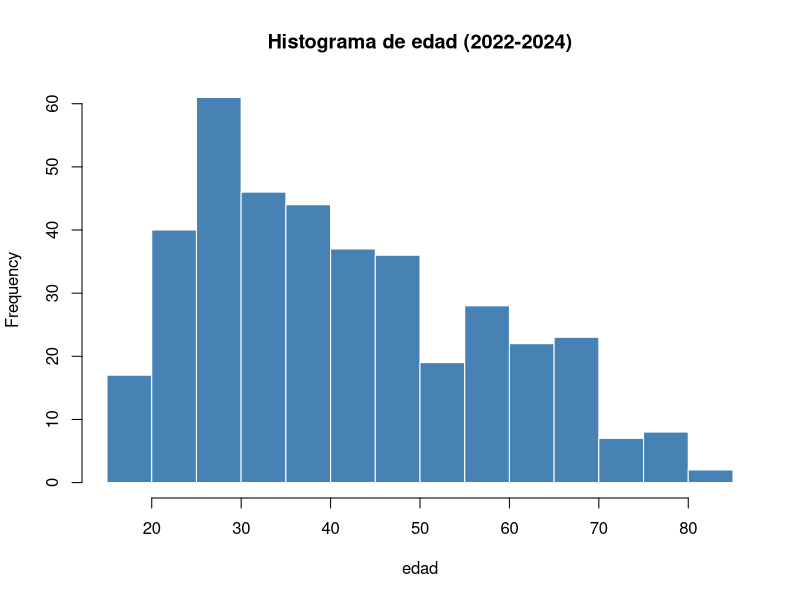

This figure's R source: (Note: this script raises an error after producing the figure.)
## ---- chunk 1
knitr::opts_chunk$set(echo = TRUE)
library(dplyr)
library(knitr)
library(kableExtra)
library(ggplot2)
M22L = read.csv("Datos2022Limpios.csv")
M23L = read.csv("Datos2023Limpios.csv")
M24L = read.csv("Datos2024Limpios.csv")

M2224 = bind_rows(M22L,M23L,M24L)

write.csv(M2224,"BasedeDatosMolec.csv",row.names = FALSE)
## ---- chunk 2
Datos_cuant_combinados1 = M2224["edad"]
par(mfrow = c(1,1))
for (v in names(Datos_cuant_combinados1)) {
  hist(Datos_cuant_combinados1[[v]], 
       main = paste("Histograma de", v, "(2022-2024)"), 
       xlab = v, col = "steelblue", border = "white",
       breaks = 20)
}
par(mfrow = c(1,1))
## ---- chunk 3
M22242 <- M2224 %>%
mutate(
sexo_cat = case_when(
!is.na(sexo) & sexo == 1 ~ "Hombre",
!is.na(sexo) & sexo == 2 ~ "Mujer",
TRUE ~ NA_character_
),
condact_cat = case_when(
!is.na(cond_act) & cond_act == 1 ~ "Trabaja",
!is.na(cond_act) & cond_act != 1 ~ "No trabaja",
TRUE ~ NA_character_
),
nivel_cat = case_when(
!is.na(nivel) & nivel <= 4 ~ "Bajo (≤4)",
!is.na(nivel) & nivel >= 7 ~ "Alto (≥7)",
!is.na(nivel) & nivel %in% 5:6 ~ "Medio (5-6)",
TRUE ~ NA_character_
)
)

vars_cat <- c("sexo_cat", "condact_cat", "nivel_cat")


freq_table <- function(df, var) {
df %>%
filter(!is.na(.data[[var]])) %>% # excluir NAs
count(!!sym(var)) %>% # frecuencia
mutate(
Porcentaje = round(100 * n / sum(n), 1) # porcentaje
) %>%
rename(Categoría = !!sym(var), Frecuencia = n) %>%
mutate(Variable = case_when(
var == "sexo_cat" ~ "Sexo",
var == "condact_cat" ~ "Condición de actividad",
var == "nivel_cat" ~ "Nivel educativo",
TRUE ~ var
)) %>%
select(Variable, Categoría, Frecuencia, Porcentaje)
}

tabla1_cualitativas <- bind_rows(lapply(vars_cat, function(v) freq_table(M22242, v)))


tabla1_cualitativas <- tabla1_cualitativas %>% arrange(Variable, desc(Frecuencia))

kable(
tabla1_cualitativas,
caption = "Distribución de frecuencias de variables cualitativas (2022-2024)",
align = c("l", "l", "r", "r"),
digits = 1
) %>%
kable_styling(full_width = FALSE, font_size = 9, bootstrap_options = c("striped", "condensed"))
## ---- chunk 4
par(mfrow = c(1, 2))

# Histograma para Nivel Bajo (≤4)
hist(LI1, 
     main = "Gasto en libros - Nivel educativo bajo (≤4)", 
     xlab = "Gasto (pesos)", 
     col = rgb(1,0,0,0.5), 
     border = "white",
     breaks = 30,
     ylim = c(0, max(c(length(LI1[LI1 < 5000]), length(LS1[LS1 < 5000])))),
     xlim = c(0, 10000))
legend("topright", 
       legend = "Nivel bajo (≤4)", 
       fill = rgb(1,0,0,0.5))

# Histograma para Nivel Alto (≥7)
hist(LS1, 
     main = "Gasto en libros - Nivel educativo alto (≥7)", 
     xlab = "Gasto (pesos)", 
     col = rgb(0,0,1,0.5), 
     border = "white",
     breaks = 150,
     ylim = c(0, max(c(length(LI1[LI1 < 10000]), length(LS1[LS1 < 10000])))),
     xlim = c(0, 10000))
# Añadir leyenda dentro del segundo histograma (opcional)
legend("topright", 
       legend = "Nivel alto (≥7)", 
       fill = rgb(0,0,1,0.5))

par(mfrow = c(1, 1))
## ---- chunk 5
par(mfrow = c(1,2))

# Histograma para quienes trabajan
hist(trabaja, 
     main = "Libros leídos - Trabaja", 
     xlab = "Número de libros", 
     col = "coral", 
     border = "white",
     breaks = 20)

# Histograma para quienes no trabajan
hist(no_trabaja, 
     main = "Libros leídos - No trabaja", 
     xlab = "Número de libros", 
     col = "lightgreen", 
     border = "white",
     breaks = 20)

par(mfrow = c(1,1))
## ---- chunk 6
boxplot(p7_3 ~ nivel, data = M2224,
        main = "Gasto en libros por nivel educativo",
        xlab = "Nivel educativo",
        ylab = "Gasto (pesos)",
        col = "lavender",
        las = 2)
